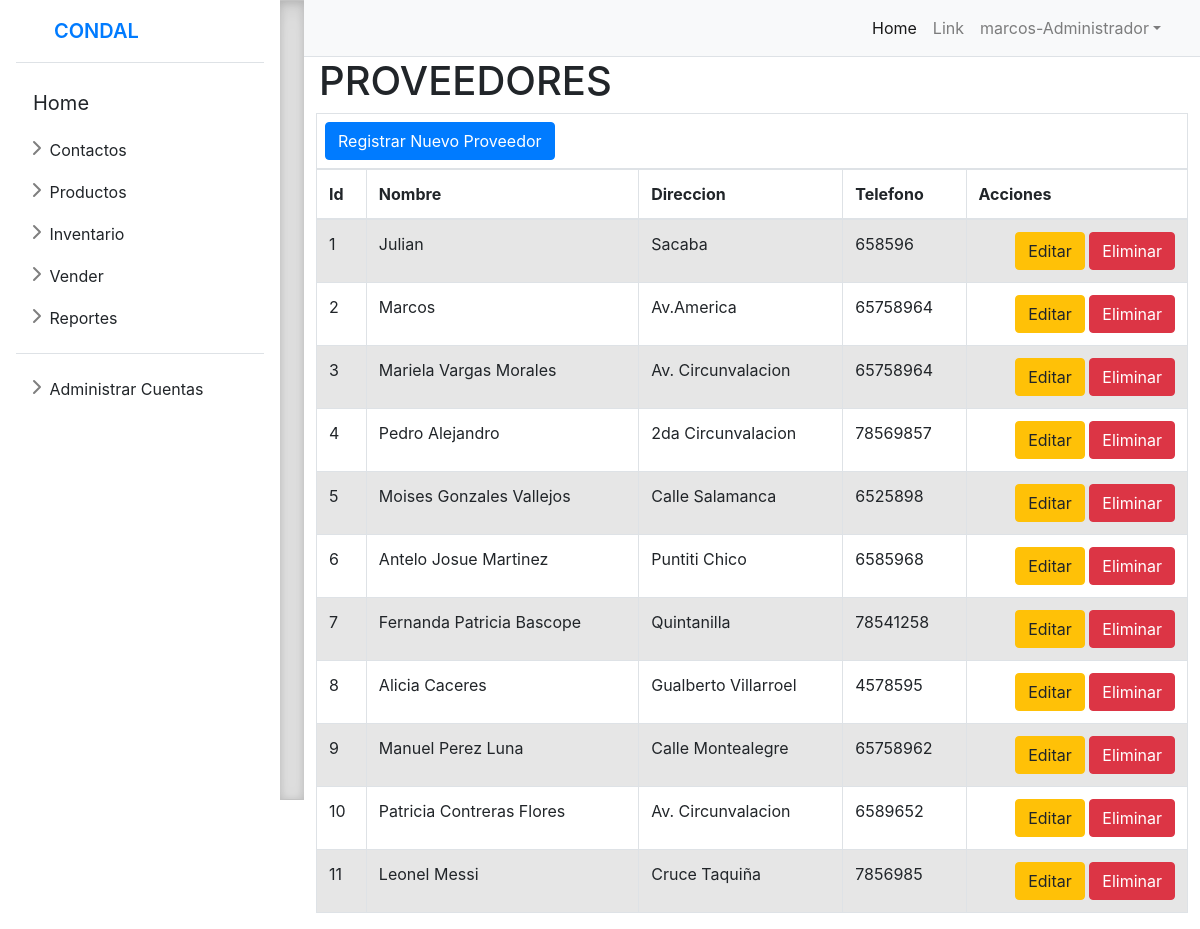
Screenshot of /contactos/proveedores/ (signed in) with the database file from the repository.
### farmacia/models.py (models this page shows, shortened)
class CustomUser(AbstractUser):
    rol = models.ForeignKey(Rol, on_delete=models.CASCADE, blank=True, null=True)
    DNI = models.CharField(max_length=255, null=True, blank=True)
    telefono = models.PositiveSmallIntegerField(null=True, blank=True)
    class Meta:
        verbose_name = 'CustomUser'
        verbose_name_plural = 'CustomUsers'
    def __str__(self):
        return f"{self.username}-{self.rol.nombre}"

class Rol(models.Model):
    nombre = models.CharField(max_length=255)

class Proveedor(models.Model):
    nombre = models.CharField(max_length=255)
    direccion = models.CharField(max_length=255)
    telefono = models.CharField(max_length=20)

### farmacia/views.py (the view)
# urls.py: path('contactos/proveedores/',views.proveedores, name='proveedores'),
def proveedores(request):
    proveedor=Proveedor.objects.all()
    return render(request,'contactos/proveedores.html',{'proveedor':proveedor})

### templates/contactos/proveedores.html (shortened to what this page needs)
{% extends 'layout.html' %}
{% load static %}
{%block content%}
<div class="wrapper">
    <div class="content-wrapper">
      <section class="content-header">
        <h1>
          PROVEEDORES
        </h1>
      </section>
      <section class="content">
        <div class="row">
          <div class="col-xs-12">
              <div class="box box-primary">
                <div class="box-header with-border">
								  <div class="p-2 border">
									<button type="button" class="btn btn-primary" data-toggle="modal" data-target="#myModal">
										Registrar Nuevo Proveedor
									  </button>
									 </div>
                </div>
                <div class="box-body">
                <table id="example1" class="table table-bordered table-striped">
                  <thead>
                   <tr>
                      <th>Id</th>
                      <th>Nombre</th>
                      <th>Direccion</th>
                      <th>Telefono</th>
                      <th>Acciones</th>
                    </tr>
                  </thead>
                  <tbody>
                  {% for pro in proveedor %}
                    <tr>
                      <td>{{forloop.counter}}</td>
                      <td>{{pro.nombre}}</td>
                      <td>{{pro.direccion}}</td>
                      <td>{{pro.telefono}}</td>
                        <td class="text-right">
                                <a href="" class="btn btn-warning"><span class="glyphicon glyphicon-pencil">Editar</span></a>
                                <a href="" class="btn btn-danger"><span class="glyphicon glyphicon-trash">Eliminar</span></a>
                          </td>
                      </tr>
                    {% endfor %}
                  </tbody>
                </table>
              </div>
            </div>
          </div>
        </div>
      </section>
    </div>
{%endblock%}

### templates/layout.html (shortened to what this page needs)
{% load static %}
<!doctype html>
<html lang="en">
<head>
  <link rel="stylesheet" href="https://cdn.jsdelivr.net/npm/bootstrap@5.2.0/dist/css/bootstrap.min.css"
>
    <link rel="stylesheet" href="{% static 'css/styles.css' %}">
    <link rel="stylesheet" href="{% static 'css/sidebars.css' %}">
    <link href="https://cdn.jsdelivr.net/npm/bootstrap@5.1.3/dist/css/bootstrap.min.css" rel="stylesheet">
    <link rel="stylesheet" href="https://cdn.jsdelivr.net/npm/bootstrap@4.6.2/dist/css/bootstrap.min.css">
</head>
<body>
  <div class="d-flex" id="wrapper">
    <div class="flex-shrink-0 p-3 bg-white sidebar-header" style="width: 280px;" >
        <a href="{% url 'home' %}" class="d-flex align-items-center pb-3 mb-3 link- text-decoration-none border-bottom">
          <svg class="bi me-2" width="30" height="24"><use xlink:href="#bootstrap"/></svg>
          <span class="fs-5 fw-semibold">CONDAL</span>
        </a>
        <ul class="list-unstyled ps-0">
          <li class="mb-1">
            <a class="btn btn-lg " href="{% url 'home' %}">Home</a>
          </li>
          <li class="mb-1">
            <button class="btn btn-toggle align-items-center rounded collapsed" data-bs-toggle="collapse" data-bs-target="#contactos-collapse" aria-expanded="false">
              Contactos
            </button>
          </li>
          <li class="mb-1">
            <button class="btn btn-toggle align-items-center rounded collapsed" data-bs-toggle="collapse" data-bs-target="#productos-collapse" aria-expanded="false">
              Productos
            </button>
          </li>
          <li class="mb-1">
            <button class="btn btn-toggle align-items-center rounded collapsed" data-bs-toggle="collapse" data-bs-target="#compras-collapse" aria-expanded="false">
              Inventario
            </button>
          </li>
          <li class="mb-1">
            <button class="btn btn-toggle align-items-center rounded collapsed" data-bs-toggle="collapse" data-bs-target="#vender-collapse" aria-expanded="false">
              Vender
            </button>
          </li>
          <li class="mb-1">
            <button class="btn btn-toggle align-items-center rounded collapsed" data-bs-toggle="collapse" data-bs-target="#reportes-collapse" aria-expanded="false">
              Reportes
            </button>
          </li>
          <li class="border-top my-3"></li>
          {% if request.user.rol.nombre == 'Administrador'%}
          <li class="mb-1">
            <button class="btn btn-toggle align-items-center rounded collapsed" data-bs-toggle="collapse" data-bs-target="#account-collapse" aria-expanded="false">
              Administrar Cuentas
            </button>
          </li>
        {% endif %}
        </ul>
      </div>
      <div class="b-example-divider"></div>
    <div id="page-content-wrapper">
        <nav class="navbar navbar-expand-lg navbar-light bg-light border-bottom">
            <div class="container-fluid">
                <div class="collapse navbar-collapse" id="navbarSupportedContent">
                    <ul class="navbar-nav ms-auto mt-2 mt-lg-0">
                        <li class="nav-item active"><a class="nav-link" href="{% url 'home' %}">Home</a></li>
                        <li class="nav-item"><a class="nav-link" href="#!">Link</a></li>
                        <li class="nav-item dropdown">
                            <a class="nav-link dropdown-toggle" id="navbarDropdown" href="#" role="button" data-bs-toggle="dropdown" aria-haspopup="true" aria-expanded="false">{{request.user}}</a>
                        </li>
                    </ul>
                </div>
            </div>
        </nav>
        <div class="container-fluid">
          {% block  content %} {% endblock %}
        </div>
    </div>
</div>
</body>
</html>

### static/css/sidebars.css (style rules this page uses)
body { min-height: 100vh; min-height: -webkit-fill-available; }
html { height: -webkit-fill-available; }
.b-example-divider { flex-shrink: 0; width: 1.5rem; height: 100vh; background-color: rgba(0, 0, 0, .1); border: solid rgba(0, 0, 0, .15); border-width: 1px 0; box-shadow: inset 0 .5em 1.5em rgba(0, 0, 0, .1), inset 0 .125em .5em rgba(0, 0, 0, .15); }
.bi { vertical-align: -.125em; pointer-events: none; fill: currentColor; }
.dropdown-toggle { outline: 0; }
.btn-toggle { display: inline-flex; align-items: center; padding: .25rem .5rem; font-weight: 600; color: rgba(0, 0, 0, .65); background-color: transparent; border: 0; }
.btn-toggle::before { width: 1.25em; line-height: 0; transition: transform .35s ease; transform-origin: .5em 50%; }
.fw-semibold { font-weight: 600; }

### rows the page displays
CustomUser: user "marcos-Administrador"
Proveedor: nombre "Julian", direccion "Sacaba", telefono "658596"
Proveedor: nombre "Marcos", direccion "Av.America", telefono "65758964"
Proveedor: nombre "Mariela Vargas Morales", direccion "Av. Circunvalacion", telefono "65758964"
Proveedor: nombre "Pedro Alejandro", direccion "2da Circunvalacion", telefono "78569857"
Proveedor: nombre "Moises Gonzales Vallejos", direccion "Calle Salamanca", telefono "6525898"
Proveedor: nombre "Antelo Josue Martinez", direccion "Puntiti Chico", telefono "6585968"
Proveedor: nombre "Fernanda Patricia Bascope", direccion "Quintanilla", telefono "78541258"
Proveedor: nombre "Alicia Caceres", direccion "Gualberto Villarroel", telefono "4578595"
Proveedor: nombre "Manuel Perez Luna", direccion "Calle Montealegre", telefono "65758962"
Proveedor: nombre "Patricia Contreras Flores", direccion "Av. Circunvalacion", telefono "6589652"
Proveedor: nombre "Leonel Messi", direccion "Cruce Taquiña", telefono "7856985"
